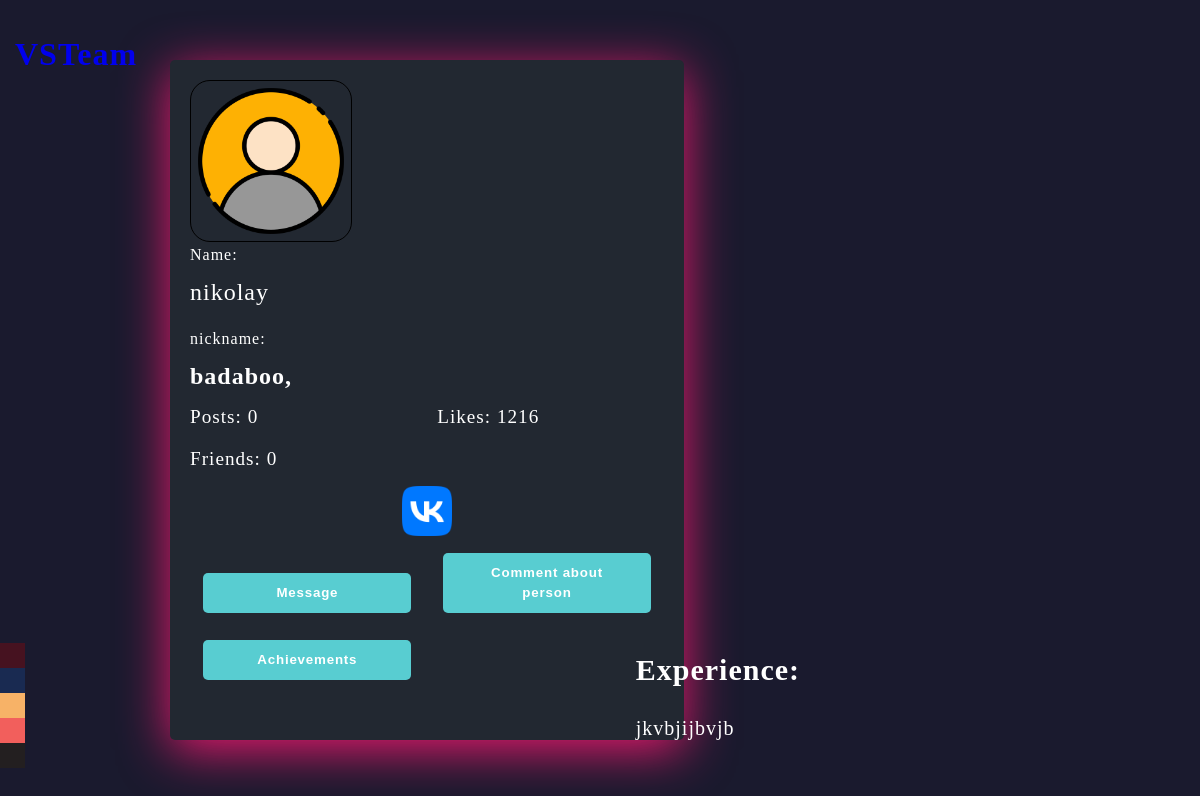
The app's page /polzovatels_account/1/, older data.
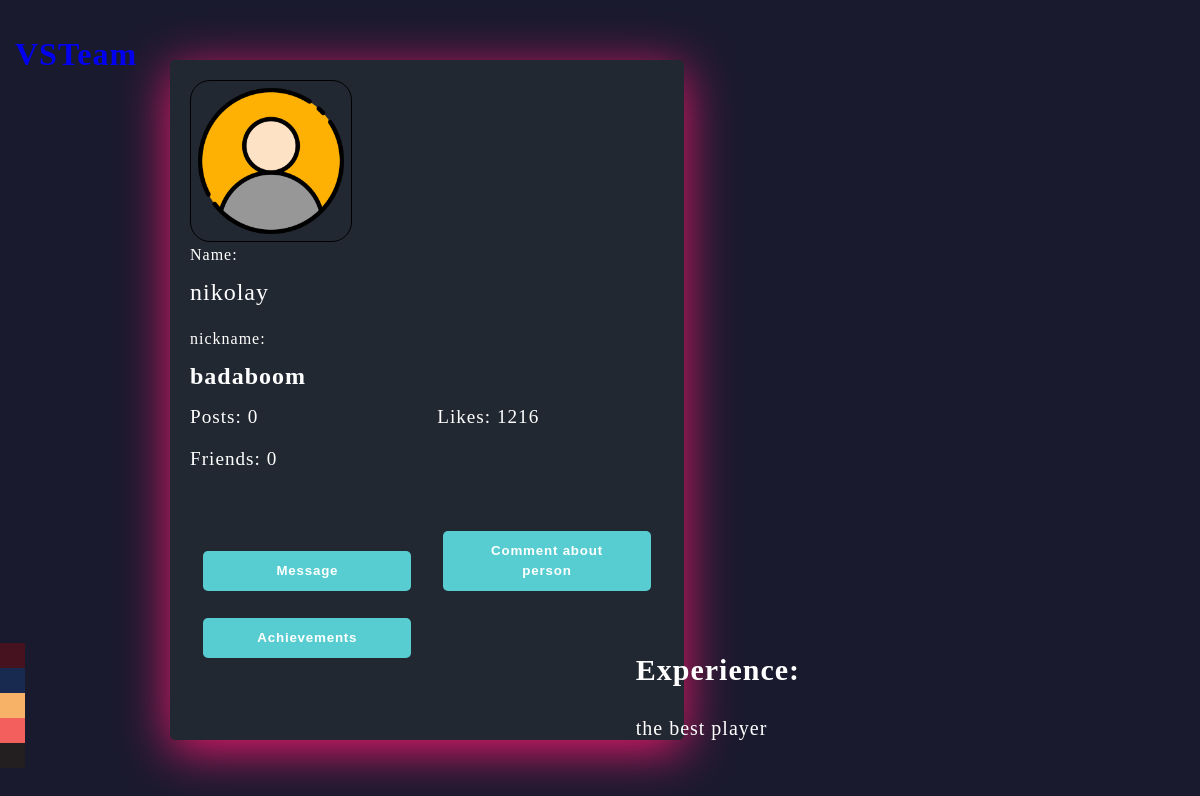
The same page, newer data.
### my_codes/models.py (models this page shows)
class NIKNEM(models.Model):
    objects = None
    niknem = models.CharField(max_length=30, null=True)
    user = models.ForeignKey(User, on_delete=models.CASCADE, null=True)
    def __str__(self):
        return self.niknem

class Achievement(models.Model):
    author_achievement = models.ForeignKey(User, on_delete=models.CASCADE)
    achievements = models.CharField(max_length=100, null=True)

### my_codes/views.py (the view)
def settings_page(request, user_id=None):
    try:
        user = User.objects.get(id=user_id)
        niknem = NIKNEM.objects.filter(user=user).first()
        reviews = Reviews.objects.filter(id_commented=user_id)
        friends = Friend.get_friends(current_user=user)
        friends_count = friends.count()
        posts = Post1.objects.filter(author=user)
        author = Socials.objects.filter(author=user.id).last()
        achievement_text = Achievement.objects.filter(author_achievement=user.id).last()
        posts_count = posts.count()
        context = {
            "account": user,
            "author": author,
            "niknem": niknem,
            "show_sett_acc_page": True,
            "reviews": reviews,
            "friends_count": friends_count,
            "post_count": posts_count,
            "achievement_text": achievement_text,
        }
        return render(request, "account_page.html", context)
    except User.DoesNotExist:
        context = {"error": "Такого пользователя нет"}
    return render(request, "account_page.html", context)

### my_codes/models.py (called while the page is built)
    @classmethod
    def get_friends(cls, current_user):
        friend, created = cls.objects.get_or_create(current_user=current_user)
        return friend.users

### my_codes/templatetags/user_avatar.py (called while the page is built)
@register.simple_tag(name='user_avatar')
def user_avatar(userid):
    user = User.objects.get(id=userid)
    try:
        avatar = Avatar.objects.get(user=user)
        return avatar.image.url
    except Avatar.DoesNotExist:
        return MEDIA_URL + 'avatars/default.png'

### my_codes/templates/account_page.html (shortened to what this page needs)
{% load static %}
<!DOCTYPE html>
{% load user_avatar %}
<html lang="en">
<head>
    <link rel="stylesheet" href="https://cdnjs.cloudflare.com/ajax/libs/font-awesome/5.15.4/css/all.min.css">
</head>
<body>
<div class="href_home">
    <a href="{% url 'homePage' %}" style="text-decoration: none; size: 20px;"><h1 style="font-family: 'Rocher';">VSTeam</h1></a>
</div>
<div class="card">
    <form method="post" enctype="multipart/form-data" id="avatarForm">
    <img id="avatarPreview" class="imgh" src="{% user_avatar account.id %}" alt="Добавьте аватар">
    <div class="">
    <label>Name:</label>
    <p class="card__name">{{ account.username }}</p>
</div>
<label>nickname</label>:
{% if niknem %}
    <h1 class="card__name">{{ niknem }}</h1>
{% else %}
    <p>No nickname</p>
{% endif %}
<div class="grid-container">
    <div class="grid-child-posts">Posts: {{post_count}}</div>
    <div class="grid-child-followers">Likes: 1216</div>
    <div class="grid-child-friends" >Friends: {{friends_count}}</div>
</div>
<div class="social-icons">
    {% if author.link_vk%}
            <a href="https://vk.com/{{ author.link_vk }}" target="_blank"><img src="{% static 'VK_Compact_Logo_(2021-present).svg.png' %}" alt="VK"></a>
    {% else %}
    <p></p>
    {% endif %}
</div>
    {% if is_owner_of_account == True %}
        <button class="btn" type="button" onclick="uploadAvatar()">Change Avatar</button>
        <button class="btn"><a href="{% url 'social_network' %}" style="text-decoration: none; color: white;">About me</a></button>
        <button class="btn" type="button" onclick="dostiz();">Achievements</button>
        <button class="btn"><a href="{% url 'profile_pk' username=user.username %}" style="text-decoration: none; color: white;">My friends</a></button>
        <button class="btn" type="button"><a href="{% url 'create_post' %}" style="text-decoration: none; color: white;">Publish the post</a></button>
    {% else %}
        <button class="btn"><a href="{% url 'chat' account.username %}"  style="color: white; text-decoration: none;">Message</a></button>
        <button class="btn" type="submit"><a href="{% url 'reviews' account.id %}" style="color: white; text-decoration: none;">Comment about person</a></button>
    {% endif %}
    {% if show_sett_acc_page == True %}
        <button class="btn" >Achievements</button>
    {% endif %}
</form>
    </div>
    <div class="theme-btn-container"></div>
<div class="achievement_main">
    <h3>Experience:</h3>
    {% if achievement_text %}
        <p>{{ achievement_text.achievements }}</p>
    {% else %}
        <p>No achievement text available</p>
    {% endif %}
</div>
</body>
</html>

### my_codes/templates/account_page.html (style rules this page uses)
.social-icons { display: flex; justify-content: center; margin-top: 20px; }
:root { --background: #1a1a2e; --color: #ffffff; --primary-color: #0f3460; }
body { font-family: 'Retron2000', sans-serif; margin: 0; padding: 0; display: flex; justify-content: center; align-items: center; height: 100vh; box-sizing: border-box; font-family: 'Rocher'; background:var(--background); color: var(--color); letter-spacing: 1px; transition: background 0.2s ease; -webkit-transition: background 0.2s ease; -moz-transition: background 0.2s ease; -ms-transition: background 0.2s ease; -o-transition: background 0.2s ease; }
.card { background-color: #222831; height: 40rem; max-width: 30rem; border-radius: 5px; left:20px; align-items: left; box-shadow: 0 10px 50px rgba(235, 25, 110, 1); padding: 20px; margin-left:150px; position: absolute; }
.card__name { margin-top: 15px; font-size: 1.5em; }
.grid-container { display: grid; grid-template-columns: 1fr 1fr; grid-gap: 20px; font-size: 1.2em; }
.btn { background-color: #58cdd1; border: none; cursor: pointer; line-height: 1.5; font-weight: bold; padding: 0.75em 2em; letter-spacing: 0.05rem; margin: 1em; width: 13rem; color: #fff; border-radius: 5px; transition: background-color 0.3s ease-in-out; }
.social-icons { padding: 0; list-style: none; margin-top: 1em; }
.imgh { border: 1px solid black; border-radius: 20px; width: 10rem; }
.theme-btn-container { position: absolute; left: 0; bottom: 2rem; }
.href_home { position:absolute; top: 15px; left: 15px; }
.achievement_main { position: absolute; right: 400px; bottom: 40px; font-size: 30px; }
.achievement_main h3 { font-size: 30px; }
.achievement_main p { font-size: 20px; }

Row changes from the older to the newer data that the page shows:
removed Achievement: achievements "jkvbjijbvjb"
changed NIKNEM: niknem "badaboo," → "badaboom"
added Achievement: achievements "the best player"
